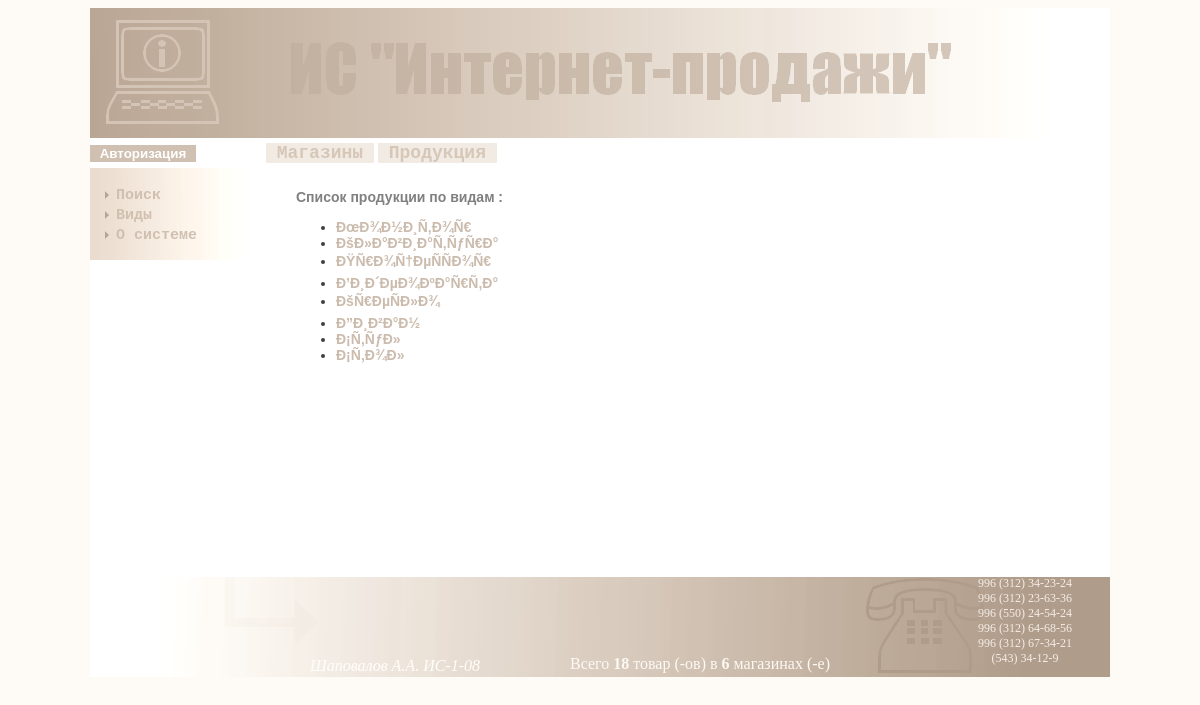
Screenshot of /index.php?link=type with the database file from the repository.
### tables this page shows
CREATE TABLE IF NOT EXISTS `product_type` (
  `id` int(11) NOT NULL AUTO_INCREMENT,
  `name` varchar(255) DEFAULT NULL,
  PRIMARY KEY (`id`),
  UNIQUE KEY `id_UNIQUE` (`id`),
  UNIQUE KEY `name_UNIQUE` (`name`)
);

CREATE TABLE IF NOT EXISTS `shops` (
  `id` int(11) NOT NULL AUTO_INCREMENT,
  `name` varchar(255) DEFAULT NULL,
  `address` varchar(255) DEFAULT NULL,
  `tel` varchar(100) DEFAULT NULL,
  `site` varchar(100) DEFAULT NULL,
  `email` varchar(100) DEFAULT NULL,
  PRIMARY KEY (`id`),
  UNIQUE KEY `id_UNIQUE` (`id`)
);

### www/server/action.php (called while the page is built, shortened)
<?
if(isset($_GET['link']) and $_GET['link']=='products')
{
	include('server/products.php');
}
elseif(isset($_GET['link']) and $_GET['link']=='shops')
{
	include('server/shops.php');
}
elseif(isset($_GET['link']) and $_GET['link']=='orders')
{
	include('server/orders.php');
}
elseif(isset($_GET['link']) and $_GET['link']=='deliveries')
{
	include('server/deliveries.php');
}
elseif(isset($_GET['link']) and $_GET['link']=='search')
{
	include('server/search.php');
}
elseif(isset($_GET['link']) and $_GET['link']=='type')
{
	include('server/type.php');
}
elseif((isset($_GET['link']) and $_GET['link']=='about') or (!isset($_GET['link'])))
{
	include('server/about.php');
}
elseif(isset($_GET['link']) and $_GET['link']=='')
{
	$content='<b>Неверный запрос!!!</b>';
	$keywords='Неверный запрос';
	$title='Неверный запрос';
	$description='Неверный запрос к системе';
}
?>

### www/server/type.php (the view, shortened to what this page needs)
<?
if(isset($_POST['new_name']))
{
	if(!empty($_POST['typename']) and isset($_POST['typeid']))
	{
	$typename=$_POST['typename'];
	$typeid=$_POST['typeid'];
	$update=$mysql->query("UPDATE product_type SET name='$typename' WHERE id='$typeid'");
	if($update)
	{$content='Название типа продукции успешно изменено на <b>'.$typename.'</b>!';}
	else{$content='<b>Ошибка при изменении названия типа продукции!</b>';}
	}
	else{$content='<b>Название типа продукции не может быть пустым!</b>';}
	$title='Изменение названия типа продукции';
}
else
{
if($_SESSION['type']=='admin' and isset($_POST['del_t']))
{
	if(!empty($_POST['n_type']))
	{
		$n_type=$_POST['n_type'];
		$mysql->query('SET FOREIGN_KEY_CHECKS=0');
		$del_products=$mysql->query("DELETE FROM products WHERE type_id='$n_type'");
		$del_type=$mysql->query("DELETE FROM product_type WHERE id='$n_type'");
		if($del_type and $del_products)
		{$content='Тип продукции успешно удалён!';}
		else{$content='<b>Ошибка при удалении продукции!</b>';}
		$mysql->query('SET FOREIGN_KEY_CHECKS=1');
	}
	else{$content='<b>Вы не выбрали тип продукции для удаления!</b>';}
	$title='Удаление типа продукции';
}
else{
if(isset($_SESSION['logpass']) and $_SESSION['type']=='admin')
{
	$title="Типы продукции";
	$result=$mysql->query('SELECT * FROM `product_type` ORDER BY id');
if($result)
{
for($i=0;$row=$result->fetch_array(MYSQL_ASSOC);$i++)
{
	$cnt[$i]='<input type="radio" name="n_type" value="'.$row['id'].'"> '.$row['name'].'<br>';
}
}
else{$content='<b>Ошибка при выборке данных!</b>';}
$rez=implode($cnt);
$content='<form method="post" action="'.$_SERVER['PHP_SELF'].'?'.$_SERVER['QUERY_STRING'].'"><span id="info_txt">Выберите одни из типов продукции для редактирования и нажмите соответствующую кнопку:</span><br><br>'.$rez.'<br>
<label for="del_t">При удалении типа продукции также удаляются все товары данного вида!</label><br><br>
<input type="submit" name="del_t" value="Удалить">&nbsp;<input type="submit" value="Изменить" name="edit_t"></form><br><br><span id="info_txt">Для добавления типа продукции, введите его название и нажмите на кнопку "Добавить":</span><br><br><form action="'.$_SERVER['PHP_SELF'].'?'.$_SERVER['QUERY_STRING'].'" method="post"><input type="text" name="name_t" size="45" maxlength="255">&nbsp;<input type="submit" name="add_t" value="Добавить">';
}
else
{
if(!isset($_GET['type_id']))
{
$result=$mysql->query('SELECT * FROM `product_type` ORDER BY id');
if($result)
{
for($i=0;$row=$result->fetch_array(MYSQL_ASSOC);$i++)
{
	$cnt[$i]='<li><a href="?link=type&type_id='.$row['id'].'">'.$row['name'].'</a></li>';
}
$rez=implode($cnt);
$content='<p style="font-weight:bold; font-size:14px; color:gray;">Список продукции по видам :</p><ul>'.$rez.'</ul>';
}
}
}
}
}
?>

### www/blocks/footer.php (shortened to what this page needs)
<div align="center" id="footer"><img  src="css/img/footer.png" /> <p style="margin-top:-20px; margin-right:410px; color:#FFFEFA; font-style:italic;">Шаповалов А.А. ИС-1-08</p>
<?
$selec_prodt=$mysql->query('SELECT id FROM products');
$num_prod=$selec_prodt->num_rows;
$selec_shops=$mysql->query('SELECT id FROM shops');
$num_shops=$selec_shops->num_rows;
$selec_tel=$mysql->query('SELECT tel FROM shops LIMIT 6');
for($i=0;$row_tel=$selec_tel->fetch_array();$i++)
{
	$cnt_tel[$i]=$row_tel['tel'].'<br>';
}
echo '<p style="margin-top:-36px; margin-left:200px; color:#FDF9F4;">Всего <b>'.$num_prod.'</b> товар (-ов) в <b>'.$num_shops.'</b> магазинах (-е)</p>';
echo '<p style="margin-top:-113px; font-size:12px; margin-left:850px; color:#F4EDE6;">'.implode($cnt_tel).'</p>';
?>
</div>

### www/css/style.css (style rules this page uses)
body { background-image:none; background-color:#FEFBF7; }
img { border:none; }
#content p { background-color:#FFF; color:#494949; font-family:Tahoma, Geneva, sans-serif; font-size:14px; }
#content ul a { color:#CBBBAC; font-weight:bolder; text-decoration:none; }
#footer { padding-top:200px; }

### rows the page displays
product_type: name "ÐœÐ¾Ð½Ð¸Ñ‚Ð¾Ñ€"
product_type: name "ÐšÐ»Ð°Ð²Ð¸Ð°Ñ‚ÑƒÑ€Ð°"
product_type: name "ÐŸÑ€Ð¾Ñ†ÐµÑÑÐ¾Ñ€"
product_type: name "Ð’Ð¸Ð´ÐµÐ¾ÐºÐ°Ñ€Ñ‚Ð°"
product_type: name "ÐšÑ€ÐµÑÐ»Ð¾"
product_type: name "Ð”Ð¸Ð²Ð°Ð½"
product_type: name "Ð¡Ñ‚ÑƒÐ»"
product_type: name "Ð¡Ñ‚Ð¾Ð»"
shops: tel "996 (312) 34-23-24"
shops: tel "996 (312) 23-63-36"
shops: tel "996 (550) 24-54-24"
shops: tel "996 (312) 64-68-56"
shops: tel "996 (312) 67-34-21"
shops: tel "(543) 34-12-9"

### other values shown
$num_prod "18"
$num_shops "6"
